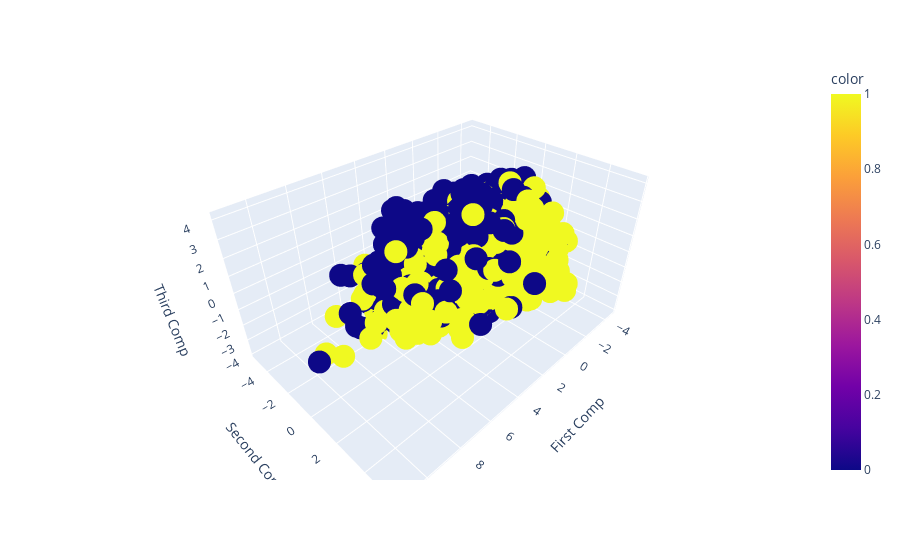

Notebook code cell kept with this figure:
### Code cell
import plotly.express as px

from sklearn.decomposition import PCA
from sklearn.preprocessing import StandardScaler, FunctionTransformer
from sklearn.pipeline import Pipeline


pca = Pipeline([("standarize", StandardScaler()), ("pca",PCA(n_components = 3)), ("dataframe", FunctionTransformer(lambda x: pd.DataFrame(x, columns = ["First Comp", "Second Comp", "Third Comp"])))]).fit(X)
X3D = pca.transform(X)
px.scatter_3d(x = "First Comp", y = "Second Comp",z = "Third Comp", data_frame= X3D, color= y)

### Figure 1 — Plotly figure (JSON) as saved in the notebook; plotly's stock layout.template omitted (floating-point values rounded to 4 significant figures; data arrays with more than 128 entries replaced by an {"elided": "..."} marker saying what was removed)
{"data": [{"hovertemplate": "First Comp=%{x}<br>Second Comp=%{y}<br>Third Comp=%{z}<br>color=%{marker.color}<extra></extra>", "legendgroup": "", "marker": {"color": {"elided": "6014 int values"}, "coloraxis": "coloraxis", "symbol": "circle"}, "mode": "markers", "name": "", "scene": "scene", "showlegend": false, "type": "scatter3d", "x": {"elided": "6014 float values"}, "y": {"elided": "6014 float values"}, "z": {"elided": "6014 float values"}}], "layout": {"coloraxis": {"colorbar": {"title": {"text": "color"}}, "colorscale": [[0, "#0d0887"], [0.1111, "#46039f"], [0.2222, "#7201a8"], [0.3333, "#9c179e"], [0.4444, "#bd3786"], [0.5556, "#d8576b"], [0.6667, "#ed7953"], [0.7778, "#fb9f3a"], [0.8889, "#fdca26"], [1, "#f0f921"]]}, "legend": {"tracegroupgap": 0}, "margin": {"t": 60}, "scene": {"domain": {"x": [0, 1], "y": [0, 1]}, "xaxis": {"title": {"text": "First Comp"}}, "yaxis": {"title": {"text": "Second Comp"}}, "zaxis": {"title": {"text": "Third Comp"}}}}}
